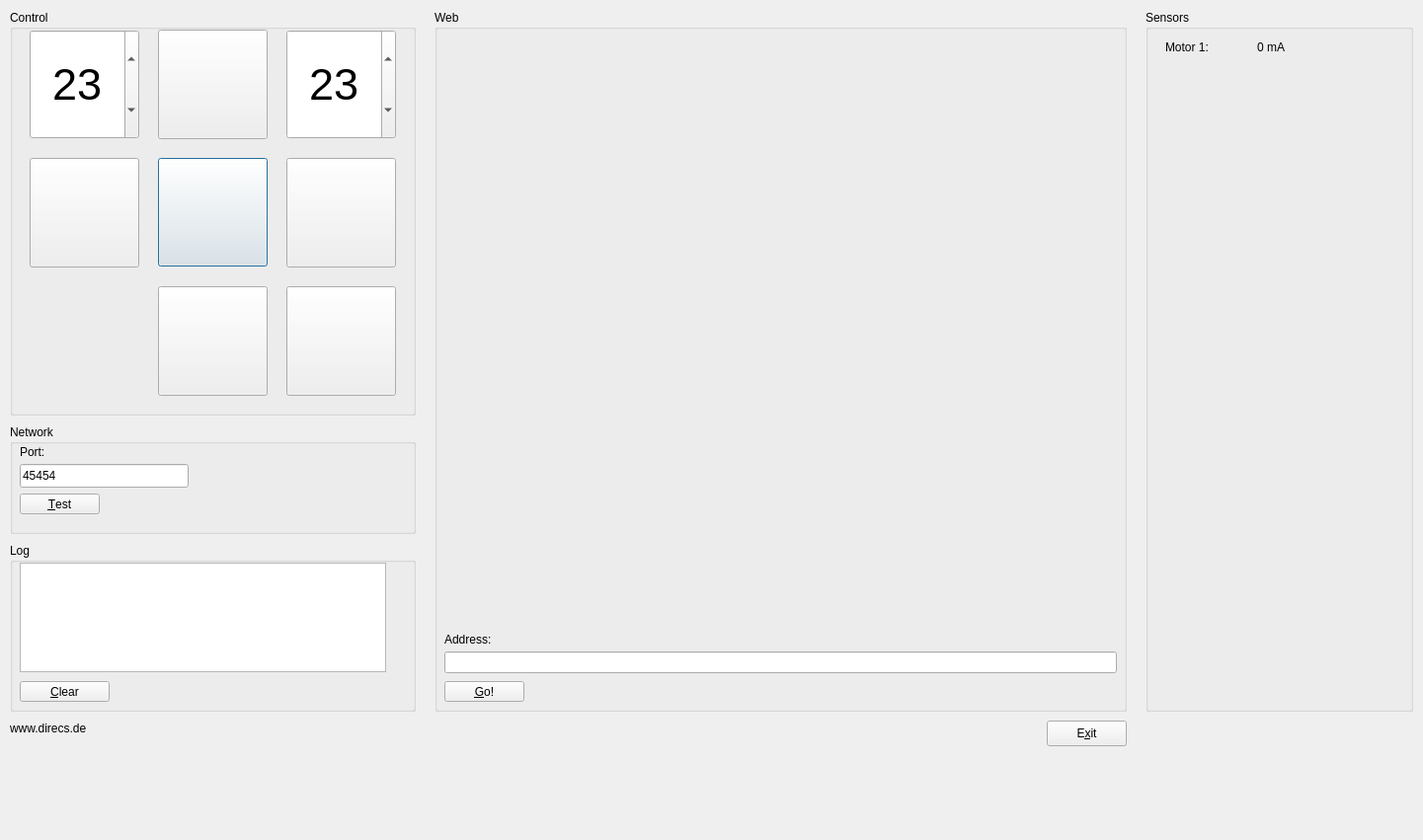
<ui version="4.0" >
 <author>Markus Knapp</author>
 <class>Gui</class>
 <widget class="QWidget" name="Gui" >
  <property name="geometry" >
   <rect>
    <x>0</x>
    <y>0</y>
    <width>1441</width>
    <height>851</height>
   </rect>
  </property>
  <property name="sizePolicy" >
   <sizepolicy vsizetype="Fixed" hsizetype="Fixed" >
    <horstretch>0</horstretch>
    <verstretch>0</verstretch>
   </sizepolicy>
  </property>
  <property name="windowTitle" >
   <string>direcs remote</string>
  </property>
  <property name="windowIcon" >
   <iconset resource="../direcs-remote.qrc" >
    <normaloff>:/images/images/underFootOne.png</normaloff>:/images/images/underFootOne.png</iconset>
  </property>
  <property name="layoutDirection" >
   <enum>Qt::LeftToRight</enum>
  </property>
  <widget class="QGroupBox" name="groupBoxControl" >
   <property name="geometry" >
    <rect>
     <x>10</x>
     <y>10</y>
     <width>411</width>
     <height>411</height>
    </rect>
   </property>
   <property name="title" >
    <string>Control</string>
   </property>
   <widget class="QPushButton" name="btnBackward" >
    <property name="geometry" >
     <rect>
      <x>150</x>
      <y>280</y>
      <width>111</width>
      <height>111</height>
     </rect>
    </property>
    <property name="icon" >
     <iconset resource="../direcs-remote.qrc" >
      <normaloff>:/images/images/down.png</normaloff>:/images/images/down.png</iconset>
    </property>
    <property name="iconSize" >
     <size>
      <width>82</width>
      <height>82</height>
     </size>
    </property>
    <property name="shortcut" >
     <string>2</string>
    </property>
   </widget>
   <widget class="QPushButton" name="btnLeft" >
    <property name="geometry" >
     <rect>
      <x>20</x>
      <y>150</y>
      <width>111</width>
      <height>111</height>
     </rect>
    </property>
    <property name="icon" >
     <iconset resource="../direcs-remote.qrc" >
      <normaloff>:/images/images/back.png</normaloff>:/images/images/back.png</iconset>
    </property>
    <property name="iconSize" >
     <size>
      <width>82</width>
      <height>82</height>
     </size>
    </property>
    <property name="shortcut" >
     <string>4</string>
    </property>
   </widget>
   <widget class="QPushButton" name="btnRight" >
    <property name="geometry" >
     <rect>
      <x>280</x>
      <y>150</y>
      <width>111</width>
      <height>111</height>
     </rect>
    </property>
    <property name="icon" >
     <iconset resource="../direcs-remote.qrc" >
      <normaloff>:/images/images/forward.png</normaloff>:/images/images/forward.png</iconset>
    </property>
    <property name="iconSize" >
     <size>
      <width>62</width>
      <height>62</height>
     </size>
    </property>
    <property name="shortcut" >
     <string>6</string>
    </property>
   </widget>
   <widget class="QPushButton" name="btnStartStop" >
    <property name="geometry" >
     <rect>
      <x>150</x>
      <y>150</y>
      <width>111</width>
      <height>110</height>
     </rect>
    </property>
    <property name="focusPolicy" >
     <enum>Qt::ClickFocus</enum>
    </property>
    <property name="toolTip" >
     <string>drive</string>
    </property>
    <property name="statusTip" >
     <string>drive</string>
    </property>
    <property name="whatsThis" >
     <string>drive</string>
    </property>
    <property name="text" >
     <string/>
    </property>
    <property name="icon" >
     <iconset resource="../direcs-remote.qrc" >
      <normaloff>:/images/images/underFootOne.png</normaloff>:/images/images/underFootOne.png</iconset>
    </property>
    <property name="iconSize" >
     <size>
      <width>82</width>
      <height>82</height>
     </size>
    </property>
    <property name="shortcut" >
     <string>5</string>
    </property>
    <property name="autoDefault" >
     <bool>true</bool>
    </property>
    <property name="default" >
     <bool>true</bool>
    </property>
   </widget>
   <widget class="QPushButton" name="btnForward" >
    <property name="geometry" >
     <rect>
      <x>150</x>
      <y>20</y>
      <width>111</width>
      <height>111</height>
     </rect>
    </property>
    <property name="icon" >
     <iconset resource="../direcs-remote.qrc" >
      <normaloff>:/images/images/up.png</normaloff>:/images/images/up.png</iconset>
    </property>
    <property name="iconSize" >
     <size>
      <width>82</width>
      <height>82</height>
     </size>
    </property>
    <property name="shortcut" >
     <string>8</string>
    </property>
   </widget>
   <widget class="QSpinBox" name="spinBoxSpeed1" >
    <property name="geometry" >
     <rect>
      <x>20</x>
      <y>20</y>
      <width>111</width>
      <height>111</height>
     </rect>
    </property>
    <property name="font" >
     <font>
      <pointsize>34</pointsize>
     </font>
    </property>
    <property name="alignment" >
     <set>Qt::AlignCenter</set>
    </property>
    <property name="minimum" >
     <number>1</number>
    </property>
    <property name="maximum" >
     <number>255</number>
    </property>
    <property name="value" >
     <number>23</number>
    </property>
   </widget>
   <widget class="QSpinBox" name="spinBoxSpeed2" >
    <property name="geometry" >
     <rect>
      <x>280</x>
      <y>20</y>
      <width>111</width>
      <height>111</height>
     </rect>
    </property>
    <property name="font" >
     <font>
      <pointsize>34</pointsize>
     </font>
    </property>
    <property name="alignment" >
     <set>Qt::AlignCenter</set>
    </property>
    <property name="minimum" >
     <number>1</number>
    </property>
    <property name="maximum" >
     <number>255</number>
    </property>
    <property name="value" >
     <number>23</number>
    </property>
   </widget>
   <widget class="QPushButton" name="btnShutdown" >
    <property name="geometry" >
     <rect>
      <x>280</x>
      <y>280</y>
      <width>111</width>
      <height>111</height>
     </rect>
    </property>
    <property name="toolTip" >
     <string>shutdown</string>
    </property>
    <property name="statusTip" >
     <string>shutdown</string>
    </property>
    <property name="whatsThis" >
     <string>shutdown</string>
    </property>
    <property name="icon" >
     <iconset resource="../direcs-remote.qrc" >
      <normaloff>:/images/images/exit.png</normaloff>:/images/images/exit.png</iconset>
    </property>
    <property name="iconSize" >
     <size>
      <width>82</width>
      <height>82</height>
     </size>
    </property>
    <property name="shortcut" >
     <string>2</string>
    </property>
   </widget>
  </widget>
  <widget class="QGroupBox" name="groupBoxNetwork" >
   <property name="geometry" >
    <rect>
     <x>10</x>
     <y>430</y>
     <width>411</width>
     <height>111</height>
    </rect>
   </property>
   <property name="title" >
    <string>Network</string>
   </property>
   <widget class="QLabel" name="label_4" >
    <property name="geometry" >
     <rect>
      <x>10</x>
      <y>20</y>
      <width>41</width>
      <height>16</height>
     </rect>
    </property>
    <property name="text" >
     <string>Port:</string>
    </property>
   </widget>
   <widget class="QLineEdit" name="lineEditPortValue" >
    <property name="geometry" >
     <rect>
      <x>10</x>
      <y>40</y>
      <width>171</width>
      <height>24</height>
     </rect>
    </property>
    <property name="text" >
     <string>45454</string>
    </property>
    <property name="maxLength" >
     <number>6</number>
    </property>
   </widget>
   <widget class="QPushButton" name="btnTest" >
    <property name="geometry" >
     <rect>
      <x>10</x>
      <y>70</y>
      <width>81</width>
      <height>21</height>
     </rect>
    </property>
    <property name="text" >
     <string>&amp;Test</string>
    </property>
    <property name="shortcut" >
     <string>Alt+T</string>
    </property>
   </widget>
  </widget>
  <widget class="QGroupBox" name="groupBoxLog" >
   <property name="geometry" >
    <rect>
     <x>10</x>
     <y>550</y>
     <width>411</width>
     <height>171</height>
    </rect>
   </property>
   <property name="title" >
    <string>Log</string>
   </property>
   <widget class="QTextEdit" name="textEdit1" >
    <property name="geometry" >
     <rect>
      <x>10</x>
      <y>20</y>
      <width>371</width>
      <height>111</height>
     </rect>
    </property>
   </widget>
   <widget class="QPushButton" name="btnClear" >
    <property name="geometry" >
     <rect>
      <x>10</x>
      <y>140</y>
      <width>91</width>
      <height>21</height>
     </rect>
    </property>
    <property name="text" >
     <string>&amp;Clear</string>
    </property>
    <property name="shortcut" >
     <string>Alt+C</string>
    </property>
   </widget>
  </widget>
  <widget class="QPushButton" name="btnExit" >
   <property name="geometry" >
    <rect>
     <x>1060</x>
     <y>730</y>
     <width>81</width>
     <height>26</height>
    </rect>
   </property>
   <property name="text" >
    <string>E&amp;xit</string>
   </property>
   <property name="icon" >
    <iconset resource="../direcs-remote.qrc" >
     <normaloff>:/images/images/exit.png</normaloff>:/images/images/exit.png</iconset>
   </property>
   <property name="shortcut" >
    <string>Alt+X</string>
   </property>
  </widget>
  <widget class="QLabel" name="lblLink" >
   <property name="geometry" >
    <rect>
     <x>10</x>
     <y>730</y>
     <width>83</width>
     <height>16</height>
    </rect>
   </property>
   <property name="cursor" >
    <cursorShape>PointingHandCursor</cursorShape>
   </property>
   <property name="text" >
    <string>www.direcs.de</string>
   </property>
   <property name="textFormat" >
    <enum>Qt::RichText</enum>
   </property>
   <property name="openExternalLinks" >
    <bool>true</bool>
   </property>
   <property name="textInteractionFlags" >
    <set>Qt::LinksAccessibleByKeyboard|Qt::LinksAccessibleByMouse</set>
   </property>
  </widget>
  <widget class="QGroupBox" name="groupBoxWeb" >
   <property name="geometry" >
    <rect>
     <x>440</x>
     <y>10</y>
     <width>701</width>
     <height>711</height>
    </rect>
   </property>
   <property name="title" >
    <string>Web</string>
   </property>
   <widget class="QWidget" native="1" name="widgetWeb" >
    <property name="geometry" >
     <rect>
      <x>10</x>
      <y>20</y>
      <width>681</width>
      <height>601</height>
     </rect>
    </property>
   </widget>
   <widget class="QPushButton" name="btnGo" >
    <property name="geometry" >
     <rect>
      <x>10</x>
      <y>680</y>
      <width>81</width>
      <height>21</height>
     </rect>
    </property>
    <property name="text" >
     <string>&amp;Go!</string>
    </property>
    <property name="shortcut" >
     <string>Alt+T</string>
    </property>
   </widget>
   <widget class="QLabel" name="label_5" >
    <property name="geometry" >
     <rect>
      <x>10</x>
      <y>630</y>
      <width>51</width>
      <height>16</height>
     </rect>
    </property>
    <property name="text" >
     <string>Address:</string>
    </property>
   </widget>
   <widget class="QLineEdit" name="lineEditWebAddress" >
    <property name="geometry" >
     <rect>
      <x>10</x>
      <y>650</y>
      <width>681</width>
      <height>22</height>
     </rect>
    </property>
   </widget>
  </widget>
  <widget class="QGroupBox" name="groupBoxSensors" >
   <property name="geometry" >
    <rect>
     <x>1160</x>
     <y>10</y>
     <width>271</width>
     <height>711</height>
    </rect>
   </property>
   <property name="title" >
    <string>Sensors</string>
   </property>
   <widget class="QLabel" name="label_6" >
    <property name="geometry" >
     <rect>
      <x>20</x>
      <y>30</y>
      <width>51</width>
      <height>16</height>
     </rect>
    </property>
    <property name="text" >
     <string>Motor 1:</string>
    </property>
   </widget>
   <widget class="QLabel" name="lblMotor1mA" >
    <property name="geometry" >
     <rect>
      <x>80</x>
      <y>30</y>
      <width>61</width>
      <height>16</height>
     </rect>
    </property>
    <property name="text" >
     <string>0 mA</string>
    </property>
    <property name="alignment" >
     <set>Qt::AlignRight|Qt::AlignTrailing|Qt::AlignVCenter</set>
    </property>
   </widget>
   <widget class="QwtPlot" name="qwtPlotCurrent1" >
    <property name="geometry" >
     <rect>
      <x>10</x>
      <y>60</y>
      <width>241</width>
      <height>141</height>
     </rect>
    </property>
   </widget>
   <widget class="QwtPlot" name="qwtPlotCurrent2" >
    <property name="geometry" >
     <rect>
      <x>10</x>
      <y>220</y>
      <width>241</width>
      <height>141</height>
     </rect>
    </property>
   </widget>
  </widget>
 </widget>
 <customwidgets>
  <customwidget>
   <class>QwtPlot</class>
   <extends>QFrame</extends>
   <header>qwt_plot.h</header>
  </customwidget>
 </customwidgets>
 <tabstops>
  <tabstop>btnClear</tabstop>
 </tabstops>
 <resources>
  <include location="../direcs-remote.qrc" />
 </resources>
 <connections/>
</ui>
